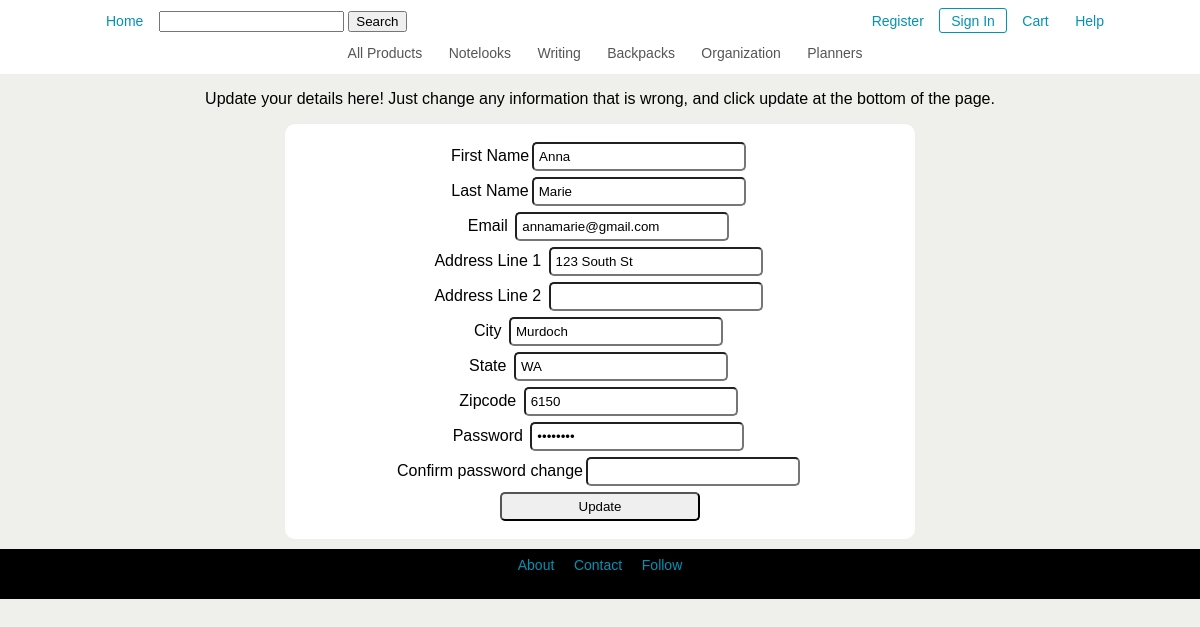
The page /changeDetails.php (signed in) on the database its author committed.
### tables this page shows
CREATE TABLE USERS (Username CHAR(25) NOT NULL, Password VARCHAR(100) NOT NULL, FirstName CHAR(20), 
	LastName CHAR(30), Email VARCHAR(50), AddressLine1 VARCHAR(50), AddressLine2 VARCHAR(50),
	City CHAR(20), State CHAR(3), Zip CHAR(4), StaffMember CHAR(1),
	PRIMARY KEY (Username));

### session.php (called while the page is built, shortened)
<?php
    $user_check = $_SESSION['login_user'];
    $user_info = mysql_query("SELECT Username FROM USERS WHERE Username='$user_check'");
    $row = mysql_fetch_assoc($user_info);
    $login_session = $row['Username'];
?>

### changeDetails.php (the view, shortened to what this page needs)
<?php
include('session.php');
?>
<!DOCTYPE html>
<html xmlns="http://www.w3.org/1999/xhtml" xml:lang="en" />
<head>
	<link type="text/css" rel="stylesheet" href="style.css" />
	<link rel="stylesheet" type="text/css" href="form-style.css">
</head>
<body>
	<header>
		<nav>
			<div id="general-nav">
				<ul>
					<div id="float-left">
						<form action="search.php" method="get" onsubmit="return checkSearch(this)" name="search-box">
							<li><a href="index.php">Home</a></li>
							<div class="search-box">
								<input type="text" id="searchtext" name="searchtext" value="<?php echo $_SESSION['prevsearch'];?>" />
								<input type="submit" id="submit" value="Search" name="searchbutton" />
							</div>
						</form>
					</div>
					<div id="float-right">
						<li><a href="register.php">Register</a></li>
						<li id="sign-in"><a href="login.php">Sign In</a></li>
						<li><a href="cart.php">Cart</a></li>
						<li><a href="help.php">Help</a></li>
					</div>
				</ul>
			</div>
			<div id="product-nav">
				<ul>
					<li><a href="search.php?searchtext=&searchbutton=Search">All Products</a></li>
					<li><a href="search.php?searchtext=notelook">Notelooks</a></li>
					<li><a href="search.php?searchtext=writing">Writing</a></li>
					<li><a href="search.php?searchtext=bag">Backpacks</a></li>
					<li><a href="search.php?searchtext=organization">Organization</a></li>
					<li><a href="search.php?searchtext=planner">Planners</a></li>
				</ul>
			</div>
		</nav>
	</header>
	<div id="content">
		<p>Update your details here! Just change any information that is wrong, and click update at the bottom of the page.</p>
		<?php
		    $query = "SELECT * FROM USERS WHERE Username='".$login_session."';";
		    $result = mysql_query($query);
			print "<div class=\"form-box\">";
			while ($row = mysql_fetch_array($result)) {
				print "<form action=\"update.php\" method=\"post\" onsubmit=\"return validateUpdate(this)\">
				First Name<input type=\"text\" value=\"".$row['FirstName']."\" name=\"firstname\" id=\"firstname\" maxlength=\"20\" /><br />
				Last Name<input type=\"text\" value=\"".$row['LastName']."\" name=\"lastname\" id=\"lastname\" maxlength=\"30\" /><br />
				Email <input type=\"email\" value=\"".$row['Email']."\" name=\"email\" id=\"email\" maxlength=\"50\" /><br />
				Address Line 1 <input type=\"text\" value=\"".$row['AddressLine1']."\" name=\"addressline1\" id=\"addressline1\" maxlength=\"50\" /><br />
				Address Line 2 <input type=\"text\" value=\"".$row['AddressLine2']."\" name=\"addressline2\" id=\"addressline2\" maxlength=\"50\" /><br />
				City <input type=\"text\" value=\"".$row['City']."\" name=\"city\" id=\"city\" maxlength=\"20\" /><br />
				State <input type=\"text\" value=\"".$row['State']."\" name=\"state\" id=\"state\" maxlength=\"3\" /><br />
				Zipcode <input type=\"text\" value=\"".$row['Zip']."\" name=\"zip\" id=\"zip\" maxlength=\"4\" /><br />
				Password <input type=\"password\" value=\"".$row['Password']."\" name=\"password\" id=\"password\" maxlength=\"100\" /><br />
				Confirm password change<input type=\"password\" value=\"\" name=\"confirmpassword\" id=\"confirmpassword\" /><br />
				<input type=\"hidden\" value=\"".$row['Username']."\" name=\"username\" />
				<input type=\"submit\" id=\"submit\" value=\"Update\" />
				</form>";
			}
		?>
	</div>
	<footer>
		<ul>
			<li><a href="about.php">About</a></li>
			<li><a href="contact.php">Contact</a></li>
			<li><a href="http://practicalstudent.tumblr.com/">Follow</a></li>
		</ul>
	</footer>
</body>
</html>

### style.css (style rules this page uses)
body { font-family: "Arial", "Helvetica", sans-serif; font-size: 14; text-align: center; padding: 0; background-color: #EFEFEB; margin: 0px; }
a { color: #0192B5; text-decoration: none; }
nav { margin: 0; padding: 5px; background-color: #FFF; text-align: center; width: 100%; }
nav ul { list-style-type: none; margin: 0 auto; padding: 0; width: 85%; }
nav li { display: inline; text-align: center; padding: 3px; }
nav a { text-decoration: none; color: #555; display: inline-block; padding: 8px; font-size: 14px; }
#float-left { float: left; }
#float-left form { margin: 0; padding: 0; }
#float-right { float: right; }
#general-nav a { font-size: 16; color: #0192B5; }
.search-box { display: inline; }
#product-nav ul { clear: both; }
#sign-in { border: 1px solid #0192B5; border-radius: 3px; }
div { display: block; }
footer { clear: both; margin: 0; padding: 0; text-align: center; font-size: 13px; background-color: #000; height: 50px; }
footer ul { list-style-type: none; margin: 0 auto; padding: 0; }
footer li { display: inline; text-align: center; }
footer a { text-decoration: none; color: #0192B5; display: inline-block; padding: 8px; font-size: 14px; }

### form-style.css (style rules this page uses)
.form-box { clear: both; height: 100%; width: 50%; position: relative; text-align: center; margin: 10px auto; padding: 15px; background-color: #FFF; border-radius: 10px; }
.form-box form { margin: 0 auto; padding: 0; }
.form-box form input { padding: 5px; margin: 3px; width: 200px; border-radius: 5px; }

### rows shown on the page
users: firstname "Anna", lastname "Marie", email "annamarie@gmail.com", addressline1 "123 South St", city "Murdoch", state "WA", zip "6150"
